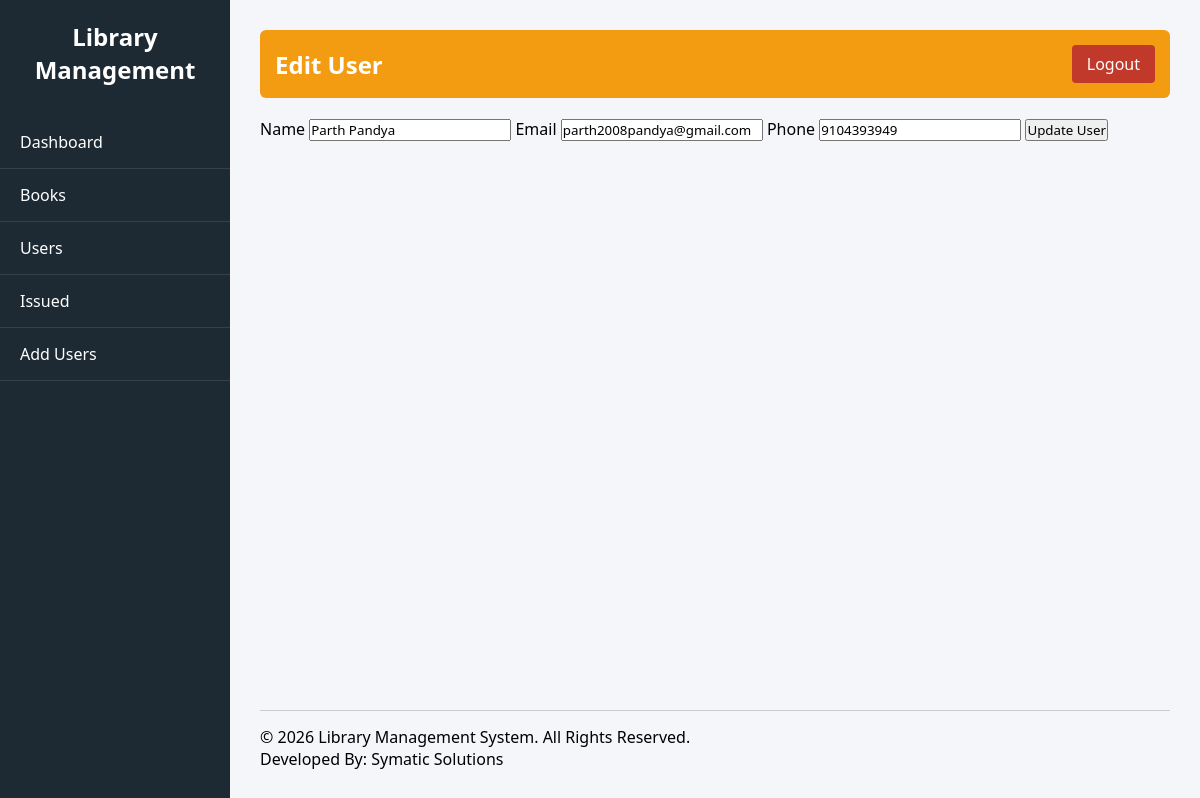
The page /editstudent.php?id=33 (signed in) on the database its author committed.
### tables this page shows
CREATE TABLE `users` (
  `id` int(11) NOT NULL,
  `name` varchar(100) NOT NULL,
  `email` varchar(150) NOT NULL,
  `password_hash` varchar(255) NOT NULL,
  `role` enum('admin','student') NOT NULL DEFAULT 'admin',
  `created_at` timestamp NOT NULL DEFAULT current_timestamp()
);

CREATE TABLE `students` (
  `id` int(11) NOT NULL,
  `stu_id` int(11) NOT NULL,
  `phone` varchar(20) NOT NULL,
  `class` varchar(50) DEFAULT NULL,
  `created_at` timestamp NOT NULL DEFAULT current_timestamp()
);

### public/editstudent.php (the view, shortened to what this page needs)
<?php
require_once('../app/config/config.php');
$msg = "";
$id = (int)$_GET['id'];
$query = "SELECT users.id, users.name, users.email, students.phone,users.role
          FROM users
          LEFT JOIN students ON users.id = students.stu_id
          WHERE users.id=$id
          LIMIT 1";
$result = mysqli_query($conn, $query);
$row = mysqli_fetch_assoc($result);
?>
<?php if($row['role'] == 'admin'){ ?>
<!DOCTYPE html>
<html>
<head>
    <title>Edit Student</title>
    <link rel="stylesheet" href="../assests/css/style.css">
</head>
<body class="dashboard-page">
<div class="dashboard">
    <?php include('../includes/sidebar.php'); ?>
    <div class="main">
        <div class="topbar">
            <h2>Edit User</h2>
            <a class="logout" href="../public/logout.php">Logout</a>
        </div>
        <div class="form-box">
            <?php if($msg != ""){ ?>
                <p class="error"><?php echo $msg; ?></p>
            <?php } ?>
            <form method="POST">
                <label>Name</label>
                <input type="text" name="name" value="<?php echo $row['name']; ?>" required>
                <label>Email</label>
                <input type="email" name="email" value="<?php echo $row['email']; ?>" required>
                <button type="submit">Update Student</button>
            </form>
        </div>
        <?php include('../includes/footer.php'); ?>
    </div>
</div>
</body>
</html>
<?php }else{ ?>
<!DOCTYPE html>
<html>
<head>
    <link rel="stylesheet" href="../assests/css/style.css">
</head>
<body class="dashboard-page">
<div class="dashboard">
    <?php include('../includes/sidebar.php'); ?>
    <div class="main">
        <div class="topbar">
            <h2>Edit User</h2>
            <a class="logout" href="../public/logout.php">Logout</a>
        </div>
        <div class="form-box">
            <form method="POST">
                <label>Name</label>
                <input type="text" name="name" value="<?php echo $row['name']; ?>" required>
                <label>Email</label>
                <input type="email" name="email" value="<?php echo $row['email']; ?>" required>
                <label>Phone</label>
                <input type="text" name="phone" value="<?php echo $row['phone']; ?>" required>
                <button type="submit">Update User</button>
            </form>
        </div>
        <?php include('../includes/footer.php'); ?>
    </div>
</div>
</body>
</html>
<?php } ?>

### assests/css/style.css (style rules this page uses)
* { margin:0; padding:0; box-sizing:border-box; font-family:'Segoe UI', sans-serif; }
body.dashboard-page { margin:0; background:#f4f6f9; font-family:Arial, Helvetica, sans-serif; }
.dashboard { display:flex; min-height:100vh; }
.main { flex:1; padding:30px; display:flex; min-height:100vh; flex-direction:column; }
.topbar { color:#fff; display:flex; padding:15px; border-radius:6px; align-items:center; margin-bottom:20px; justify-content:space-between; background:#f39c12; }
.logout { color:white; padding:8px 15px; border-radius:4px; text-decoration:none; background:#c0392b; }

### rows shown on the page
users: name "Parth Pandya", email "parth2008pandya@gmail.com", phone "9104393949"
